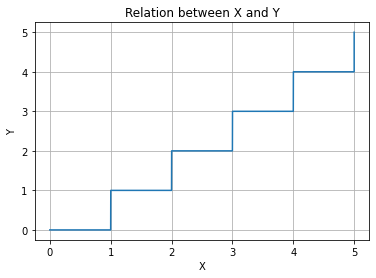

This figure's Python source:
# -*- coding: utf-8 -*-
"""Assignment_4_AI1103

Automatically generated by Colaboratory.

Original file is located at
    https://colab.research.google.com/drive/1C-ZoALCYVxJ4pqSi5RoGPK-_Gbz8R9Q3
"""

import numpy as np
import matplotlib.pyplot as plt

# x co-ordinate
x = np.linspace(0,5,1000000)

# y co-ordinate
y = np.floor(x)

# Plotting
plt.plot(x,y)
plt.grid()
plt.xlabel('X')
plt.ylabel('Y')
plt.title('Relation between X and Y')
plt.show()
